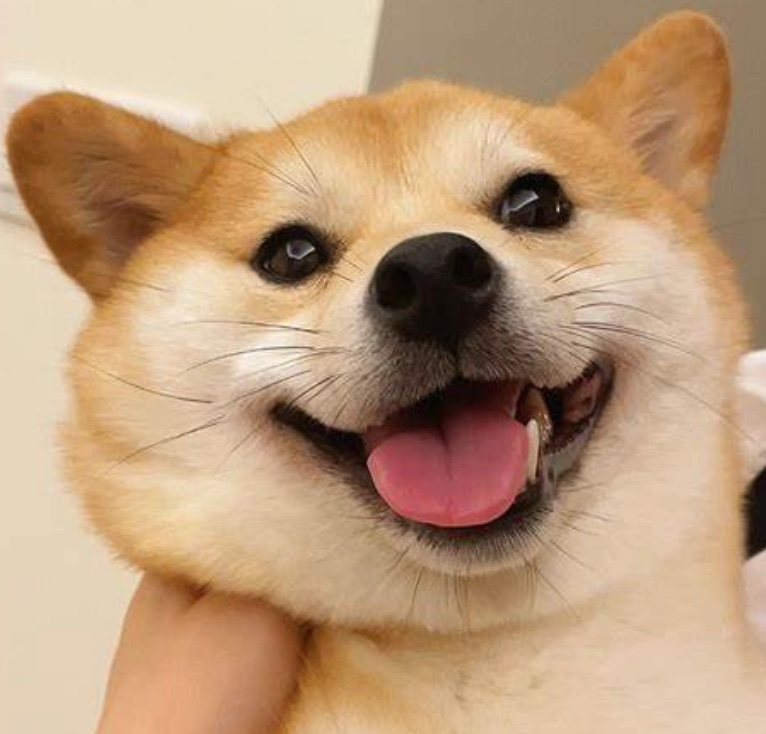
#> input picture test_images/1.jpg, 766 x 734 px
$ python main.py --input-image 1.jpg --size 224 --noise 1000
#> lines starting #> are read from the running program, lines starting #| are printed output that depends on the picture
### ops/utils.py
import numpy as np
import pandas as pd
import matplotlib.pyplot as plt

import os, sys, cv2, time, random, torch


"""
这个模块里面自定义了一些实用工具函数，其中读入图片会被 resize 设为 224 x 224，
这个尺寸是按 ImageNet 常用训练规格设计的 ^_^
"""

# 随机数种子设置函数
# [9 lines left out: function seed_everthing, not called in this run]


# 图像读入函数
def read_image(filename, resize_shape = None, default_path = "./test_images/"):
#> called with filename = '1.jpg', resize_shape = 224, default_path = './test_images/'
    img = cv2.imread(default_path + filename)
#> img is the input picture: shape (734, 766, 3); mean B, G, R 122.3, 154.5, 187.9
    img = cv2.cvtColor(img, cv2.COLOR_BGR2RGB)
    if resize_shape is not None and isinstance(resize_shape, tuple):
        img = cv2.resize(img, dsize = resize_shape, interpolation = cv2.INTER_LINEAR)
    elif isinstance(resize_shape, int):
            img = cv2.resize(img, dsize = (resize_shape, resize_shape), interpolation = cv2.INTER_LINEAR)
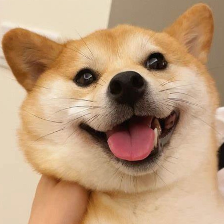
#> img: shape (224, 224, 3); mean R, G, B 187.8, 154.5, 122.3
    else:
        if len(img.shape) == 2:
            img = img[:, :, np.newaxis]
        H, W, C = img.shape
        img = cv2.resize(img, dsize = (H//2, W//2), interpolation = cv2.INTER_LINEAR)
    return img.astype(np.int16)
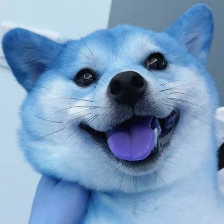
#> returned value: shape (224, 224, 3) int16; mean of channels 0, 1, 2 187.8, 154.5, 122.3; drawn as B, G, R


# 函数计时器
# [6 lines left out: function func_counter, not called in this run]

### processing/transform.py
import numpy as np
import cv2

from scipy.ndimage import map_coordinates


def geometric_transform_v1(image, rotation_angle, tx, ty, scale):
#> called with rotation_angle = 0, tx = 0, ty = 0, scale = 1
    theta = np.radians(rotation_angle)
    cos, sin = np.cos(theta), np.sin(theta)

    R = np.array([[cos, -sin],    # 旋转矩阵
                  [sin, cos]])
    S = np.array([[1/scale, 0],   # 缩放矩阵
                  [0, 1/scale]])
    T = np.array([-tx, -ty])      # 平移矩阵

    # 输出图像
    output = np.zeros_like(image)
    height, width = output.shape[:2]
#> height = 224; width = 224

    # 遍历输出图像中的每一个像素
    for y in range(height):
        for x in range(width):
            coord = np.array([y, x])
            inv_coord = ((S @ R) @ coord)
            inv_coord = np.round(inv_coord + T).astype(int) # 顺序应为缩放-旋转-平移
            # 检查坐标是否在输入图像内
            if 0 <= inv_coord[0] < height and 0 <= inv_coord[1] < width:
                # 在输入图像内的话则用双线性插值来获取像素值
                for c in range(output.shape[2]):
                    output[y, x, c] = map_coordinates(image[..., c], inv_coord[:, np.newaxis], order = 1)
    return output


def geometric_transform_v2(image, rotation_angle, tx, ty, scale):
    """
    @param image: 输入图像
    @param rotation_angle: 旋转角度，以度为单位
    @param tx, ty: 图像横轴与纵轴方向的平移量
    @param scale: 缩放因子
    """

    # 计算旋转角度的弧度值
    theta = np.radians(rotation_angle)
    cos, sin = np.cos(theta), np.sin(theta)
    R = np.array([[cos, -sin],      # 创建旋转矩阵
                  [sin, cos]])
    S = np.array([[scale, 0],       # 创建缩放矩阵
                  [0, scale]])
    T = np.array([tx, ty])          # 创建平移矩阵

    # 创建仿射变换矩阵
    A = np.hstack([S @ R, T.reshape(-1, 1)])
    A = np.vstack([A, [0, 0, 1]])   # 再为 cv2.warpAffine 函数添加最后一行

    # 应用仿射变换
    transformed_image = cv2.warpAffine(image, A[:2], (image.shape[1], image.shape[0]))

    return transformed_image

### main.py
from ops.utils import *
from ops.config import *

from processing.transform import *
from processing.noise_maker import *
from processing.noise_filter import *

# python main.py --input-image 1.jpg --size 224 --noise 1000
# python main.py --input-image 3.jpg --size 224 --scale 0.5
# python main.py --input-image 1.jpg --size 224 --theta 5 --scale 0.8
# python main.py --input-image 3.jpg --size 224 --tx 30 --ty 30 --theta 30
if __name__ == '__main__':
    args = parser.parse_args()
    img = read_image(args.input_image, resize_shape = args.size)
    t1 = geometric_transform_v1(img, args.theta, args.tx, args.ty, args.scale)
    t2 = geometric_transform_v2(img, args.theta, args.tx, args.ty, args.scale)
    plt.figure(figsize=(8, 6))
    plt.subplot(121)
    plt.imshow(t1)
    plt.subplot(122)
    plt.imshow(t2)
    plt.savefig("tmp.png")
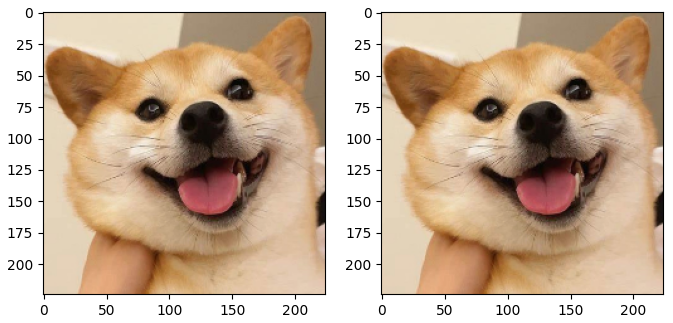
#> figure drawn by matplotlib, 2 panels

$ run again, with test_images/2.jpg copied over test_images/1.jpg
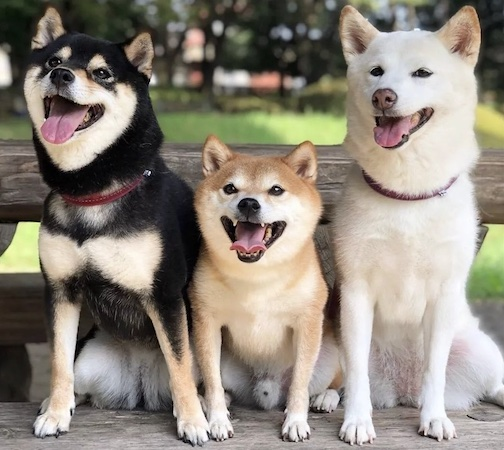
#> input picture test_images/2.jpg, 504 x 450 px
#> in read_image, img is the input picture: shape (450, 504, 3); mean B, G, R 123.4, 134.6, 142.1
#> in read_image, `return img.astype(np.int16)`:
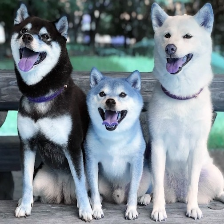
#> returned value: shape (224, 224, 3) int16; mean of channels 0, 1, 2 142, 134.4, 123.3; drawn as B, G, R
#> `plt.savefig("tmp.png")`:
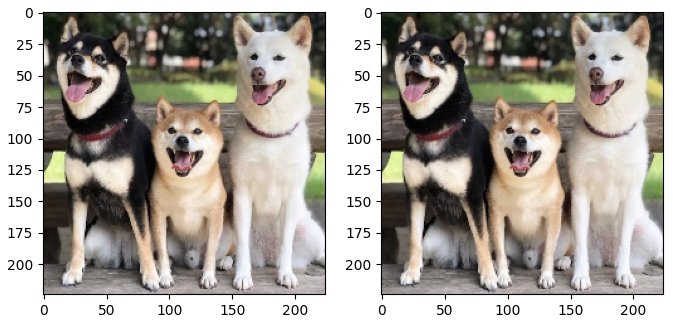
#> figure drawn by matplotlib, 2 panels

$ run again, with test_images/4.jpg copied over test_images/1.jpg
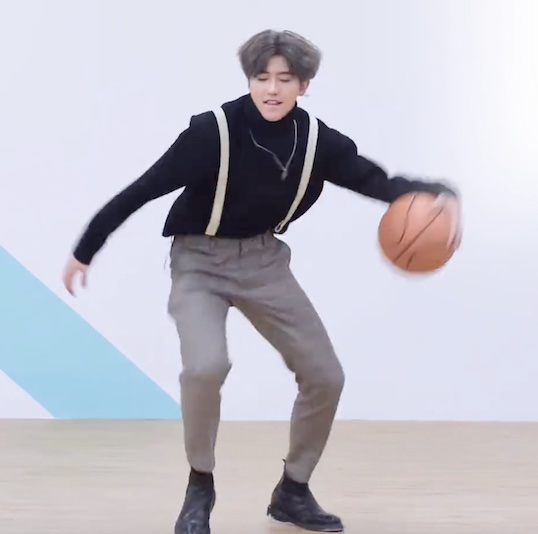
#> input picture test_images/4.jpg, 538 x 534 px
#> in read_image, img is the input picture: shape (534, 538, 3); mean B, G, R 201.3, 191.6, 192.7
#> in read_image, `return img.astype(np.int16)`:
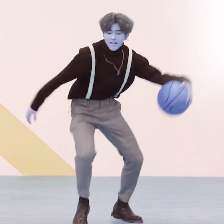
#> returned value: shape (224, 224, 3) int16; mean of channels 0, 1, 2 192.7, 191.5, 201.2; drawn as B, G, R
#> `plt.savefig("tmp.png")`:
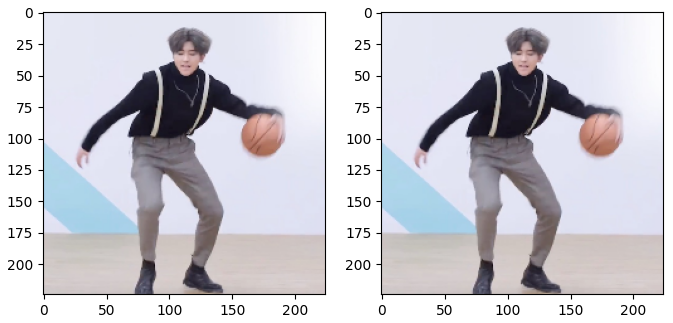
#> figure drawn by matplotlib, 2 panels

$ run again, with test_images/5.jpg copied over test_images/1.jpg
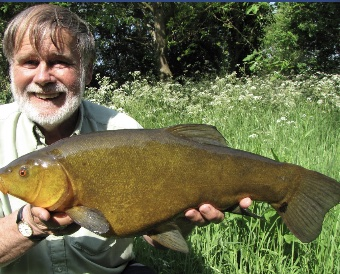
#> input picture test_images/5.jpg, 340 x 274 px
#> in read_image, img is the input picture: shape (274, 340, 3); mean B, G, R 72, 105.5, 104.9
#> in read_image, `return img.astype(np.int16)`:
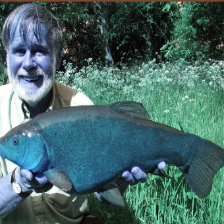
#> returned value: shape (224, 224, 3) int16; mean of channels 0, 1, 2 104.8, 105.4, 71.9; drawn as B, G, R
#> `plt.savefig("tmp.png")`:
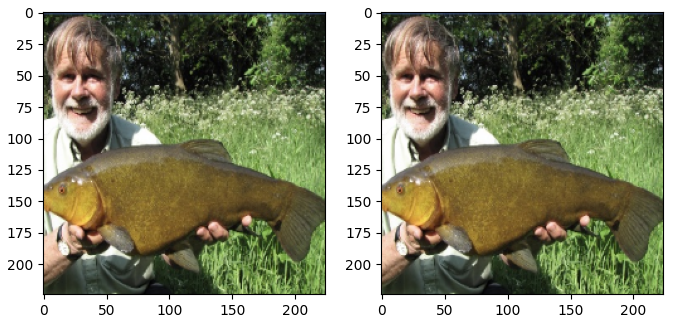
#> figure drawn by matplotlib, 2 panels
